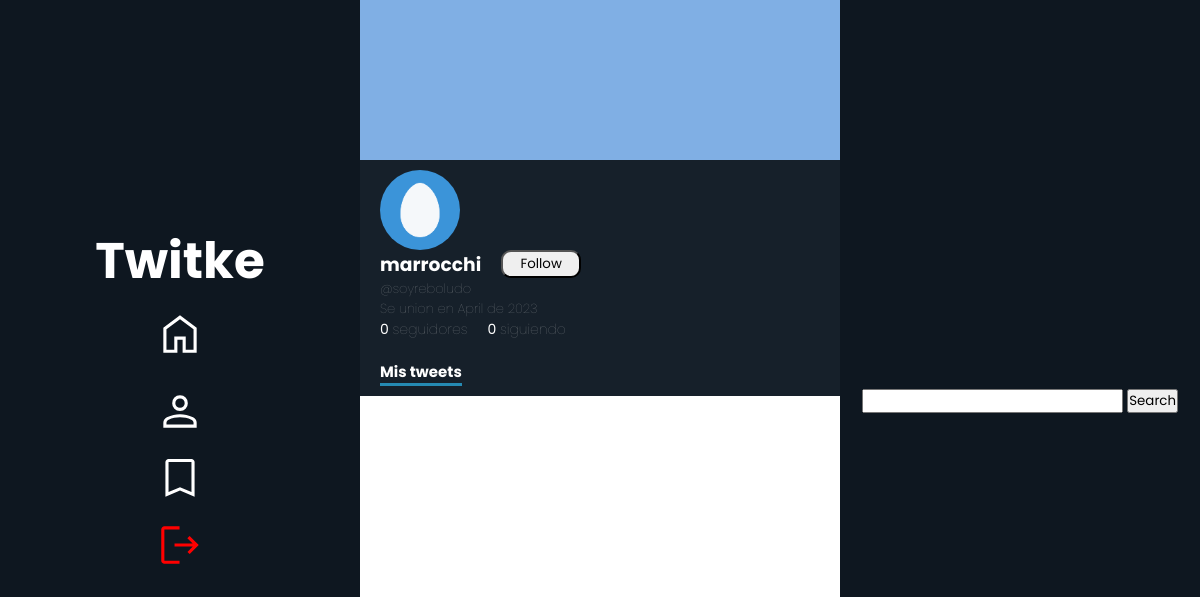
Page /profiles/14 (signed in) on the earlier database version.
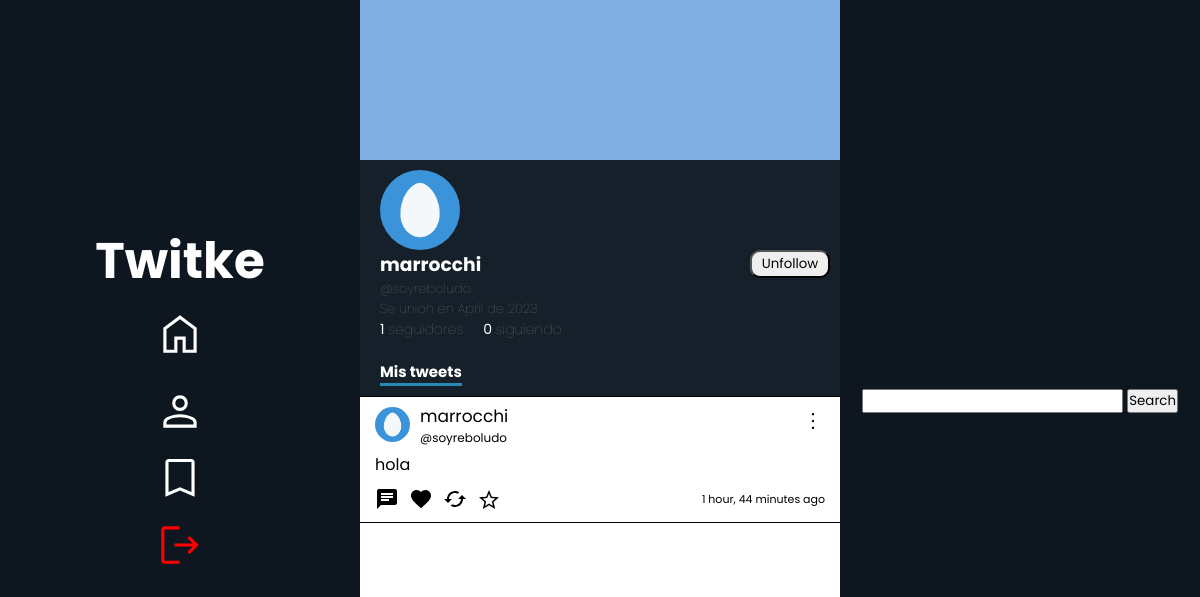
Same page on the later database version.
### profiles/models.py (models this page shows, shortened)
class Profiles(models.Model):
    user = models.ForeignKey(User, null=True, on_delete=models.CASCADE )
    username = models.CharField(max_length=30, null=True, default="")
    keeps = models.ManyToManyField(Tweet, related_name='kept_by_profiles', blank=True)
    retweets = models.ManyToManyField(Tweet, related_name='retweets_by_profiles', blank=True)
    biography = models.TextField(max_length=250,  null=True, default="", blank=True)
    profileImage = models.ImageField(null=True, blank=True, upload_to='profileImages')
    profileBanner = models.ImageField(null=True, blank=True, upload_to='profileBanners')
    followers = models.IntegerField(default=0)
    followers_users = models.ManyToManyField('self', symmetrical=False, related_name="followage", blank=True)
    followed_users = models.ManyToManyField('self', symmetrical=False, related_name='following', blank=True)
    birthday = models.DateField(null=True)
    webSite = models.CharField(null=True, max_length=100)
    created_at = models.DateTimeField(auto_now_add=True)

### tweet_profiles/models.py (models this page shows)
class Tweet_profile(models.Model):
    tweet = models.ForeignKey(Tweet, null=True, on_delete=models.CASCADE)
    profile = models.ForeignKey(Profiles, null=True, on_delete=models.CASCADE)
    retwitted_by = models.ManyToManyField(Profiles, related_name="retweet_users")

### tweets/models.py (models this page shows)
class Tweet(models.Model):
    user = models.ForeignKey(User, null=True, on_delete=models.CASCADE)
    content = models.TextField(max_length=180)
    created_at = models.DateTimeField(auto_now_add=True)
    likes = models.IntegerField(default=0)
    likes_users = models.ManyToManyField(User, related_name="likes_tweets")
    retweets = models.IntegerField(default=0)
    edited = models.BooleanField(default=False)
    parent_tweet = models.IntegerField(null=True)

### profiles/views.py (the view)
# urls.py: path('profiles/<int:id>', views.myProfile, name="myProfile"),
def myProfile(request, id):
    cant_followers = 0
    cant_following = 0
    current_profile = ""
    current_profile = Profiles.objects.get(user__username = request.user.username)
    if request.user.is_authenticated and request.user.id == id:
        current_profile = Profiles.objects.get(user__username = request.user.username)
    user = Profiles.objects.get(id=id)
    followers = user.followers_users.all()
    following = user.followed_users.all()
    cant_following = user.followed_users.all().count()
    cant_followers = int(user.followers)
    tweets = Tweet_profile.objects.filter(profile__user__id=id).all()
    print(cant_followers)
    print(cant_following)
    cant_following = user.followed_users.all().count()
    return render(request, 'myProfile.html', {
        'usuario': user,
        'current_user': current_profile,
        'is_self': request.user.is_authenticated and request.user.id == id,
        'followers': followers,
        'cant_followers': cant_followers,
        'tweets': tweets,
        'cant_following': cant_following,
        'following': following
    })

### profiles/templates/myProfile.html (shortened to what this page needs)
{% extends 'base.html' %}
{% load static %}
    {% block content %}
    <link rel="stylesheet" href="{% static 'myProfile.css' %}">
    <link rel="stylesheet" href="{% static 'globalFeed.css' %}">
        <div class="profile">
            <div class="profile-banner">
            </div>
            <div class="profile-info">
                <div class="top">
                    {% if usuario.profileImage %}
                        <img src="{{usuario.profileImage.url}} " alt="" class="profilePhoto">
                    {% endif %}
                </div>
                <div class="followName">
                    <h3 class="username">{{usuario.user.username}}</h3>
                    {% if not is_self %}
                            <form action="{% url 'follow' id=usuario.id %}" method="POST" id="followForm">
                                <button class="followButton" id="button1" onclick="follow(event, this)" tweet-id="{{usuario.user.id}}" >
                                    <p class="followP">{% if current_user not in usuario.followers_users.all %} Follow {% else %} Unfollow {% endif %}
                                    </p>
                                </button>
                            </form>
                    {% endif %}
                </div>
                <h4 class="atName">@{{usuario.username}}</h4>
                <h4 class="createdAt">Se union en {{ usuario.created_at|date:"F" }} de {{ usuario.created_at|date:"Y" }}</h4>
                <div class="followers-info">
                    <a href="#" class="cant_followers">{{cant_followers}} <span class="followSpan">seguidores</span></a>
                    <a href="#" class="following">{{cant_following}} <span  class="followSpan">siguiendo</span></a>
                </div>
                <h1 class="myTweets">Mis tweets</h1>
            </div>
                <div class="tweets">
                    {% for tweet in tweets %}
                            {% include 'Tweet.html' %}
                    {% endfor %}
                </div>
            </div>
    {% endblock content %}

### tweets/templates/base.html (shortened to what this page needs)
{% load static %}
<!DOCTYPE html>
<html lang="es">
  <head>
    <link rel="stylesheet" href="{% static 'base.css' %}" />
  </head>
  <body>
    <div class="container">
      <nav class="navbar-1">
          <ul>
            <h1 style="font-size: 50px">Twitke</h1>
            <li><a href="{% url 'globalFeed' %}"><img  class="img-ul" src="{% static 'home_FILL0_wght400_GRAD0_opsz48.svg' %}"></a><li>
            {% if user.is_authenticated %}
            <li><a href="{% url 'myProfile' user.id %}"><img class="img-ul"  src="{% static 'person_FILL0_wght400_GRAD0_opsz48.svg'%}" ></a></li>
            <li><a href="{% url 'keeped' user.id %}"><img class="img-ul"  src="{% static 'bookmark_FILL0_wght400_GRAD0_opsz48.svg' %}"></a></li>
            <li><a href="{% url 'logout' %}"><img  class="img-ul" src="{% static 'logout_FILL0_wght400_GRAD0_opsz48.svg' %}"></a></li>
            {% else %}
            <li class="signupButton"><a href="{% url 'signup' %}" >SIGN UP</a></li>
            <li class="signinButton"><a href="{% url 'signin' %}">SIGN IN</a></li>
            {% endif %}
          </ul>
        </nav>
        <main class="baseMain">
          {% block content %}
          {% endblock %}
        </main>
      <nav class="navbar-2">
        <form action="{% url 'search' %}">
              <input type="text" class="searchbar" name="search">
              <button>
                Search
              </button>
            </form>
      </nav>
    </div>
  </body>
</html>

### tweets/templates/Tweet.html (shortened to what this page needs)
{% load static %}
<a href="{% if tweet.tweet %}{% url 'tweetDetails' tweet.tweet.id %}{% else %}{% url 'tweetDetails' tweet.id %}{% endif %}" class="tweet">
    <div class="div-content" id="{{tweet.id}}">
        <div class="tweetHead">
            <div class="fotoPerfil">
                {% if tweet.profile.profileImage %}
                <img src="{{tweet.profile.profileImage.url}} " alt="" class="fotito profilePhoto">
                {% endif %}
                <form action="{% if tweet.tweet %}{% url 'myProfile' tweet.profile.user.id %}{% else %}{% url 'myProfile' tweet.user.id %}{% endif %}" class="formName">
                    <div class="username">
                        <button class="usernameTweet">{% if tweet.tweet %}{{tweet.tweet.user.username}}{% else %}{{tweet.user.username}}{% endif %}</button>
                    </div>
                    <p style="font-size: 12px">{% if tweet.tweet %} @{{tweet.profile.username}}{% else %}{{profile.username}}{% endif %}</p>
                </form>
            </div>
            <div class="tweetOptions" style="z-index: 0">
                <button  class="optionButtons" data="true"></button>
            </div>
        </div>
        <span class="tweetMessage">{% if tweet.tweet %}{{tweet.tweet.content}}{% else %}{{tweet.content}}{% endif %}</span>
        <div class="buttons">
            <button class="msgButton" id="{% if tweet.tweet %}{{tweet.tweet.id}}{% else %}{{tweet.id}}{% endif %}">
                    <svg class="msgSvg" xmlns="http://www.w3.org/2000/svg" height="24px" viewBox="0 0 24 24" width="24px" fill="#000000">
                        <path d="M0 0h24v24H0z" fill="none"/>
                        <path d="M20 2H4c-1.1 0-1.99.9-1.99 2L2 22l4-4h14c1.1 0 2-.9 2-2V4c0-1.1-.9-2-2-2zM6 9h12v2H6V9zm8 5H6v-2h8v2zm4-6H6V6h12v2z"/>
                    </svg>
                </button>
                <form action="{% if tweet.tweet %}{% url 'like' tweet.tweet.id %}{% else %}{% url 'like' tweet.id %}{% endif %}" class="likeForm" id="likeForm">
                    <button class="likeBtn" onclick="{% if user.is_authenticated %} like(event, this) {% endif %}" tweet-id="{% if tweet.tweet %}{{tweet.tweet.id}}{% else %}{{tweet.id}}{% endif %}" >
                    </button>
                </form>
                <form action="{% if tweet.tweet %}{% url 'retweet' tweet.tweet.id %}{% else %}{% url 'retweet' tweet.id %}{% endif %}">
                    <button>
                        </button>
                </form>
                <form action="{% if tweet.tweet %}{% url 'keepTweets' tweet.tweet.id %}{% else %}{% url 'keepTweets' tweet.id %}{% endif %}" id="keepForm">
                    <button tweet-id="{% if tweet.tweet %}{{tweet.tweet.id}}{% else %}{{tweet.id}}{% endif %}" onclick="{% if user.is_authenticated %} favs(event, this) {% endif %}" class="keptButton">
                            <svg class="keepSvg saved" xmlns="http://www.w3.org/2000/svg" height="24px" viewBox="0 96 960 960" width="24px"><path {% if tweet.tweet in current_profile.keeps.all or tweet in profile.keeps.all  %}fill="rgb(211, 165, 15)"{% endif %}d="m323 851 157-94 157 95-42-178 138-120-182-16-71-168-71 167-182 16 138 120-42 178Zm-90 125 65-281L80 506l288-25 112-265 112 265 288 25-218 189 65 281-247-149-247 149Zm247-355Z"/></svg>
                    </button>
                </form>
            <p class="timeAgo">{% if tweet.tweet %}{{tweet.tweet.created_at|timesince}} ago {% else %}{{tweet.created_at|timesince}}{% endif %}</p>
        </div>
    </div>
</a>

### tweets/static/base.css (style rules this page uses)
* { margin: 0; padding: 0; font-family: 'Poppins', sans-serif; }
.container { display: flex; justify-content: center; width: 100%; position: relative; }
.baseMain { height: 100vh; display: flex; width: 40vw; }
.navbar-1, .navbar-2 { width: 30vw; background-color: #0e1720; display: flex; flex-direction: column; justify-content: center; align-items: center; height: 100%; }
.navbar-1 { position: fixed; left: 0; top: 0; z-index: 10; }
.navbar-2 { position: fixed; right: 0; top: 0; z-index: 10; }
ul { display: flex; flex-direction: column; gap: 10px; color: white; align-items: center; justify-content: center; }
ul img { width: 150px; border-radius: 10px; }
ul li { list-style: none; }
ul li a { text-decoration: none; color: white; }
.img-ul { width: 50px; }

### tweets/static/myProfile.css (style rules this page uses)
main { display: flex; flex-direction: column; justify-content: center; align-items: center; height: 100vh; }
.profile { width: 100%; }
.profile-banner { height: 20vh; width: 100%; background-color: rgb(128, 175, 228); }
.profile-info { width: 100%; height: auto; background-color: rgba(22, 32, 42, 1); color: white; padding: 10px; padding-left: 20px; }
.atName, .createdAt { color: rgba(113, 118, 123, 1); font-weight: 100; font-size: 13px; }
.followers-info { display: flex; gap: 20px; }
.cant_followers, h4, .following { bottom: 0; text-decoration: none; color: white; font-size: 14px; }
.followName { display: flex; gap: 20px; }
.followButton { padding: 2px; border-radius: 10px; width: 80px; cursor: pointer; }
.myTweets { font-size: 15px; margin-top: 20px; border-bottom: 3px solid rgb(37, 138, 179); display: inline-block; }
.followSpan { color: rgba(113, 118, 123, 1); font-weight: 100; }
.usernameTweet { background-color: transparent; border: none; cursor: pointer; width: auto; }
.top { display: flex; justify-content: space-between; align-items: center; }
.profilePhoto { height: 80px; width: 80px; border-radius: 50%; margin-bottom: 15px; }
.fotito { height: 35px; width: 35px; border-radius: 50%; }
.profile-banner { width: 100%; }

### tweets/static/globalFeed.css (style rules this page uses)
* { padding: 0; margin: 0; }
main { display: flex; flex-direction: column; justify-content: start; align-items: center; height: 100vh; }
.tweet { text-decoration: none; color: black; }
.tweets { display: flex; flex-direction: column-reverse; width: 40vw; }
.div-content { display: flex; flex-direction: column; margin: 0 10px 0 0; height: auto; padding-left: 15px; width: 100%; }
.div-content .usernameTweet { text-decoration: none; color: black; background-color: transparent; border: none; font-size: 17px; cursor: pointer; }
.tweetHead { display: flex; justify-content: space-between; }
.tweetHead button { margin-right: 30px; background-color: transparent; border: none; cursor: pointer; }
.tweetOptions button { position: relative; color: white; font-size: 15px; z-index: 1000000; }
.tweetHead svg { width: 24px; }
.buttons { display: flex; }
.tweet { border-top: 1px solid black; }
.tweet:first-child { border-bottom: 1px solid black; }
.buttons button { background: transparent; border: none; padding: 10px 10px 5px 0; cursor: pointer; }
.likeForm { display: flex; align-items: center; }
.fotoPerfil { display: flex; gap: 10px; align-items: center; }
.fotoPerfil svg, .fotoPerfil button { width: 35px; }
.formName { font-size: 11px; gap: 20px; }

### tweets/templates/Tweet.html (style rules this page uses)
.username { display: flex; width: 100%; gap: 15px; align-items: center; }
.usernameTweet { margin: 0; width: 100%; }
.timeAgo { font-size: 11px; align-self: center; margin-left: auto; padding-right: 30px; }
.fotito { width: 35px; height: 35px; border-radius: 50%; }
.fotito { margin: 0; }

### profiles/templates/myProfile.html (style rules this page uses)
.followButton { margin-right: 30px; }
.profilePhoto { margin: 0; }

Differences in the rows shown:
added Tweet_profile: profile.profileImage (picture), tweet.user.username "marrocchi", profile.username "soyreboludo", tweet.content "hola", tweet.created_at "1 hour, 44 minutes"
Other differences:
{{ cant_followers }}: "0" → "1"
text no longer shown: "Follow"
text now shown: "Unfollow"
